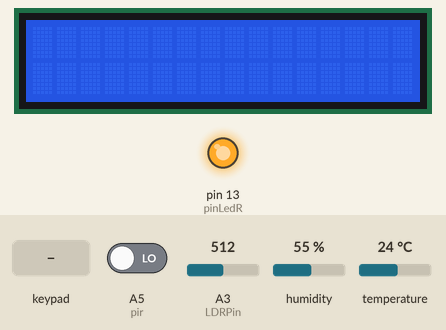
A sketch run on a simulated Arduino Uno, built with avr-gcc and run on an emulated ATmega328P. Shown: 16×2 character LCD, output pins drawn as LEDs (lit = HIGH). Inputs (shaded band) come from the test bench; at power-on: temperature 24 °C, A3 (LDRPin) = 512, A5 (pir) LOW, humidity 55 %.

Above: at 1.2 s.
1.3 s: temperature set to 19 °C
3.3 s: temperature set to 16 °C
At 4.9 s:
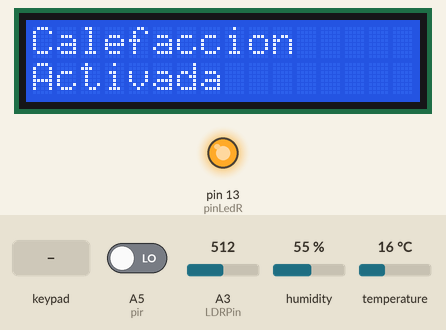
8.6 s: key '*' pressed
At 10.4 s:
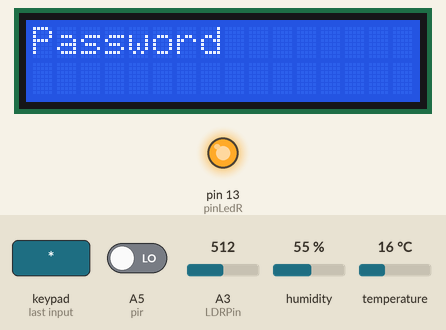
10.7 s: keypad keys 6 5 4 # pressed 0.4 s apart
At 15.6 s:
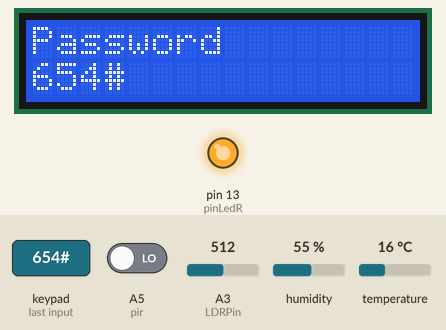
17.2 s: temperature set to 28 °C
At 18.0 s:
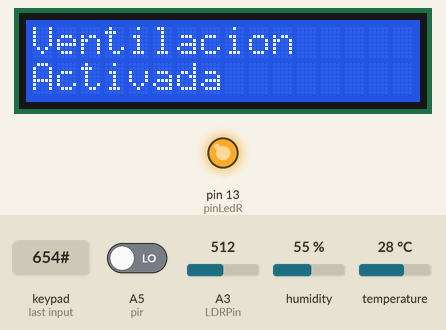
21.7 s: A3 (LDRPin) set to 613
24.5 s: A3 (LDRPin) set to 637
At 26.9 s:
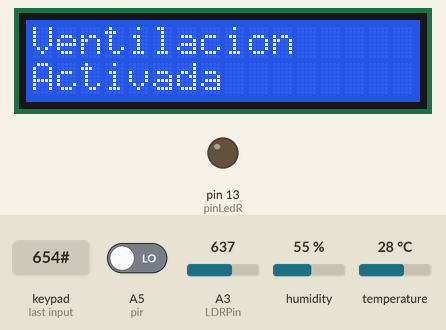
Timing chart, 0 to 28.4 s (numbered marks = the images above; inputs shaded):
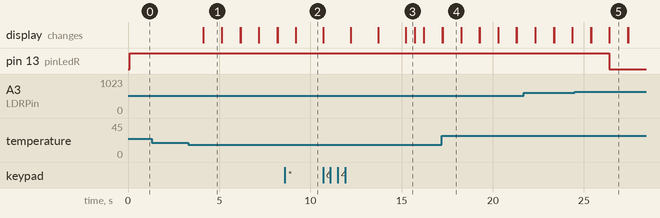

The sketch:

CODIGO_SENSOR_DHT11__1___1_.ino
```cpp
/*
	Capitulo 7 de Arduino desde cero en Español
	Programa que utiliza el sensor DHT22 o DHT11 para obtener datos de temperatura
	y humedad. Deben instalarse la Librerias DHT Sensor Library y Adafruit Unified Sensor.

	Autor: bitwiseAr

*/

#include <DHT.h>
#include <DHT_U.h>
#include <Keypad.h>
#include <LiquidCrystal.h>
LiquidCrystal lcd(2, 0, A1, A2, 10, 9);
#define pir A5

//Defino las variables del keypad******************************************************************************************************
const byte ROWS = 4;
const byte COLS = 3;
char keys[ROWS][COLS] = {
 {'1','2','3'},
 {'4','5','6'},
 {'7','8','9'},
 {'*','0','#'}
};
byte rowPins[ROWS] = {12,11,8,7}; //Filas(pines del 7,8 y 12, 13)
byte colPins[COLS] = {6,5,4}; //Columnas (pines del 4 al 6)
Keypad keypad = Keypad( makeKeymap(keys), rowPins, colPins, ROWS, COLS );
//**************************************************************************************************************************************

//Defino las variables para la clave de la alarma***************************************************************************************
char claveMaestra[5]= "3456";  //Clave definida
char clave[5];                 //Arreglo que almacenara la clave ingresada por el usuario
byte indice = 0;
char key;
bool seguirLeyendo = true;    //Booleano que indica si el usuario tiene que seguir presionando teclas
bool alarmaActivada = false;
//**************************************************************************************************************************************


int SENSOR = A4;	// pin DATA de DHT22 a pin digital 2
int TEMPERATURA;
int HUMEDAD;
DHT dht(SENSOR, DHT11);

//Defino las variables para el sonido por el parlante***********************************************************************************
int spk=3;                              // altavoz a GND y pin 13
int c[5]={131,262,523,1046,2093};       // frecuencias 4 octavas de Do
int cs[5]={139,277,554,1108,2217};      // Do#
int d[5]={147,294,587,1175,2349};       // Re
int ds[5]={156,311,622,1244,2489};      // Re#
int e[5]={165,330,659,1319,2637};       // Mi
int f[5]={175,349,698,1397,2794};       // Fa
int fs[5]={185,370,740,1480,2960};      // Fa#
int g[5]={196,392,784,1568,3136};       // Sol
int gs[5]={208,415,831,1661,3322};      // Sol#
int a[5]={220,440,880,1760,3520};       // La
int as[5]={233,466,932,1866,3729};      // La#
int b[5]={247,494,988,1976,3951};       // Si
//**************************************************************************************************************************************

//Declaracion variables de iluminacion**************************************************************************************************
const long A = 1000;     //Resistencia en oscuridad en KΩ
const int B = 15;        //Resistencia a la luz (10 Lux) en KΩ
const int Rc = 10;       //Resistencia calibracion en KΩ
const int LDRPin = A3;   //Pin del LDR
int V;
int ilum;
int pinLedR = 13;        // pin Rojo del LED RGB
//**************************************************************************************************************************************


void setup(){
  Serial.begin(115200);
  Serial.begin(9600);
  dht.begin();
  lcd.begin(16, 2);
  pinMode(pinLedR, OUTPUT); // pone el pinLedR como output
  pinMode(pir, INPUT);      // pone el PIN DEL SENSOR COMO ENTRADA
  Serial.begin(9600);
}
void nota(int frec, int t){
    tone(spk,frec);      // suena la nota frec recibida
    delay(t);            // para despues de un tiempo t
}
void teclado(){
  alarmaActivada = false;
  key = keypad.getKey();
    if(key){
      clave[indice] = key;
      lcd.setCursor(0,1);
      lcd.print(clave);
      indice++;
    }
    delay(500);
    if(indice==4){ //Una vez que el indice es igual a 4, significa que el usuario ya ingreso una clave
        for(int i=0; i<4;i++){
          clave[i]= funcionHash(clave[i]); //Cada dígito ingresado en la clave es mapeado con la funcionHash()
        }
        if(!strcmp(clave,claveMaestra)){  //strcmp(clave,claveMaestra)--> funcion que compara dos arreglos
          alarmaActivada = true;
          lcd.clear();
          lcd.print("Clave Correcta");
        }else{
          lcd.clear();
          lcd.print("Clave Incorrecta");
        }
        indice=0; //Se resetea el indice a 0. Listo para que se ingrese una nueva clave
        for(int i=0; i<4;i++){
          clave[i]=' '; //La clave se resetea
        }
        seguirLeyendo = false; //Indica que se tiene que salir del while(seguirLeyendo)
        delay(500); lcd.clear();
   }
}

//f(x)= (ax+b) mod n , n=10      ,a=3
//   biyectiva    ->> mcd(a,n)=1
//sin puntos fijos->> mcd(a-1,n)=2  , b=7
// f(x) = (3x+7) mod 10
//Mapeo de numeros
// f(0) =  7 mod 10 = 7
// f(1) =  10 mod 10 = 0
// f(2) =  13 mod 10 = 3
// f(3) =  16 mod 10 = 6
// f(4) =  19 mod 10 = 9
// f(5) =  22 mod 10 = 2
// f(6) =  25 mod 10 = 5
// f(7) =  28 mod 10 = 8
// f(8) =  31 mod 10 = 1
// f(9) =  34 mod 10 = 4

char funcionHash(char tecla){
  int valor = 0;
  valor = String(tecla).toInt();
  valor =  (3*valor+7)%10;
  return  valor + 48 ;
}

void musicaHarryPotter(){
  nota(b[2], 500);nota(e[3], 1000);nota(g[3], 250);
  nota(fs[3],250);nota(e[3], 1000);nota(b[3], 500);
  nota(a[3],1250);nota(fs[3],1000);nota(b[2], 500);
  nota(e[3],1000);nota(g[3],  250);nota(fs[3],250);
  nota(d[3],1000);nota(e[3],  500);nota(b[2],1000);
  noTone(spk);delay(2000);
}

void loop(){

    key = keypad.getKey();
    int pir_sensor=digitalRead(pir);
    TEMPERATURA = dht.readTemperature();
    HUMEDAD = dht.readHumidity();
    V = analogRead(LDRPin);
    ilum = ((long)V*A*10)/((long)B*Rc*(1024-V)) - 2.1;

    if(key=='*' || key=='#'){
      lcd.print("Password");
      while(seguirLeyendo){ //Se ingresa en un loop hasta que se termina de ingresar una clave
        teclado();
      }
      seguirLeyendo = true;
      lcd.clear();
     }
    if(TEMPERATURA < 18){
      lcd.print("Calefaccion");
      lcd.setCursor(0,1);
      lcd.print("Activada");
      delay(1000);lcd.clear();
    }
    if(TEMPERATURA > 25 && TEMPERATURA <50 ){
      lcd.print("Ventilacion");
      lcd.setCursor(0,1);
      lcd.print("Activada");
      delay(1000);lcd.clear();
    }
    if(TEMPERATURA >= 50){
      lcd.print("Alarma");
      musicaHarryPotter();
      delay(100);lcd.clear();
    }
    if(pir_sensor == HIGH && alarmaActivada ){
      lcd.print("Alarma");
      musicaHarryPotter();
      delay(100);lcd.clear();
    }
    if (ilum < 102.1){ //Se ingresa 102.1 ya que en el ldr seria igual a 100.
      analogWrite(pinLedR, 255); //encendido
    }else{
      analogWrite(pinLedR, 0); //apagado
    }
}
```

Measured:
- the behaviour switches between 18 and 17 °C on temperature (found by bisection; images 0 and 1)
- the behaviour switches between 628 and 629 on A3 (LDRPin) (found by bisection; images 4 and 5)
- after the input at 1.3 s, every drawn part: stays the same
- after the input at 3.3 s, the display: changes after 0.84 s (image 1)
- after the input at 8.6 s, the display: first differs from a run without the input after 0.61 s (image 2)
- after the input at 10.7 s, the display: first changes at once (image 3 shows a later state)
- after the input at 17.2 s, the display: first differs from a run without the input after 0.06 s (image 4)
- after the input at 24.5 s, pin 13 (pinLedR): HIGH → LOW after 1.9 s
